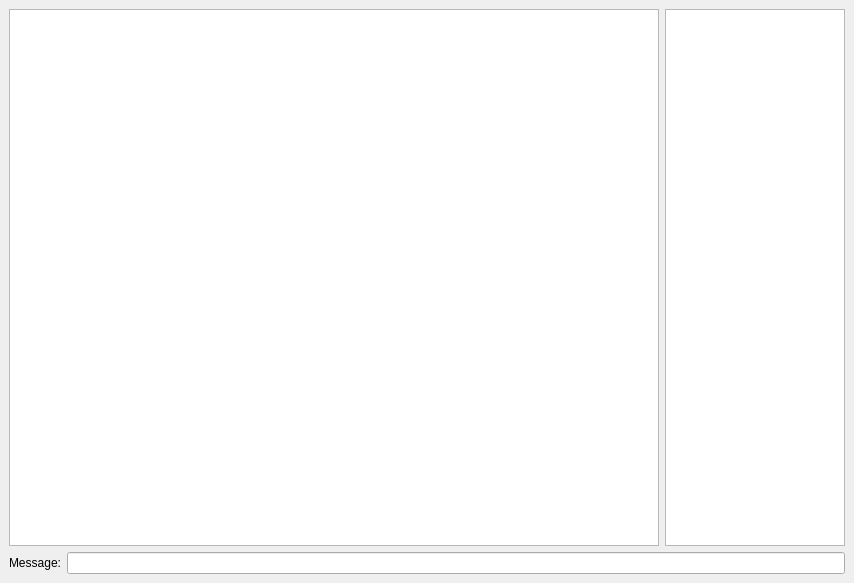
<?xml version="1.0" encoding="UTF-8"?>
<ui version="4.0">
 <class>ChatDialog</class>
 <widget class="QDialog" name="ChatDialog">
  <property name="geometry">
   <rect>
    <x>0</x>
    <y>0</y>
    <width>854</width>
    <height>583</height>
   </rect>
  </property>
  <property name="windowTitle">
   <string>Chat</string>
  </property>
  <layout class="QVBoxLayout">
   <property name="spacing">
    <number>6</number>
   </property>
   <property name="leftMargin">
    <number>9</number>
   </property>
   <property name="topMargin">
    <number>9</number>
   </property>
   <property name="rightMargin">
    <number>9</number>
   </property>
   <property name="bottomMargin">
    <number>9</number>
   </property>
   <item>
    <layout class="QHBoxLayout">
     <property name="spacing">
      <number>6</number>
     </property>
     <property name="leftMargin">
      <number>0</number>
     </property>
     <property name="topMargin">
      <number>0</number>
     </property>
     <property name="rightMargin">
      <number>0</number>
     </property>
     <property name="bottomMargin">
      <number>0</number>
     </property>
     <item>
      <widget class="QTextEdit" name="textEdit">
       <property name="focusPolicy">
        <enum>Qt::NoFocus</enum>
       </property>
       <property name="readOnly">
        <bool>true</bool>
       </property>
      </widget>
     </item>
     <item>
      <widget class="QListWidget" name="listWidget">
       <property name="maximumSize">
        <size>
         <width>180</width>
         <height>16777215</height>
        </size>
       </property>
       <property name="focusPolicy">
        <enum>Qt::NoFocus</enum>
       </property>
      </widget>
     </item>
    </layout>
   </item>
   <item>
    <layout class="QHBoxLayout">
     <property name="spacing">
      <number>6</number>
     </property>
     <property name="leftMargin">
      <number>0</number>
     </property>
     <property name="topMargin">
      <number>0</number>
     </property>
     <property name="rightMargin">
      <number>0</number>
     </property>
     <property name="bottomMargin">
      <number>0</number>
     </property>
     <item>
      <widget class="QLabel" name="label">
       <property name="text">
        <string>Message:</string>
       </property>
      </widget>
     </item>
     <item>
      <widget class="QLineEdit" name="lineEdit"/>
     </item>
    </layout>
   </item>
  </layout>
 </widget>
 <resources/>
 <connections/>
</ui>
